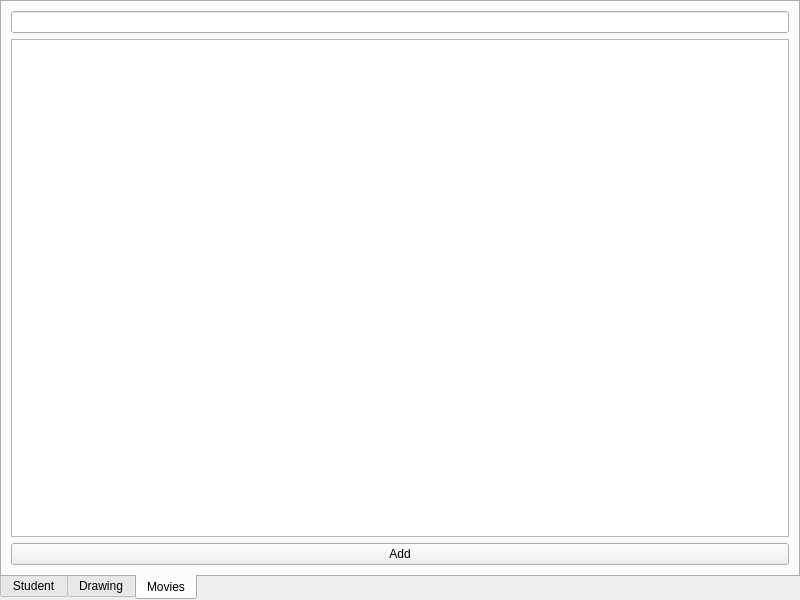
<?xml version="1.0" encoding="UTF-8"?>
<ui version="4.0">
 <class>MainWindow</class>
 <widget class="QMainWindow" name="MainWindow">
  <property name="geometry">
   <rect>
    <x>0</x>
    <y>0</y>
    <width>800</width>
    <height>600</height>
   </rect>
  </property>
  <property name="windowTitle">
   <string>MainWindow</string>
  </property>
  <widget class="QWidget" name="centralwidget">
   <layout class="QGridLayout" name="gridLayout">
    <property name="leftMargin">
     <number>0</number>
    </property>
    <property name="topMargin">
     <number>0</number>
    </property>
    <property name="rightMargin">
     <number>0</number>
    </property>
    <property name="bottomMargin">
     <number>0</number>
    </property>
    <item row="0" column="0">
     <widget class="QTabWidget" name="tabWidget">
      <property name="tabPosition">
       <enum>QTabWidget::South</enum>
      </property>
      <property name="tabShape">
       <enum>QTabWidget::Rounded</enum>
      </property>
      <property name="currentIndex">
       <number>2</number>
      </property>
      <property name="iconSize">
       <size>
        <width>128</width>
        <height>128</height>
       </size>
      </property>
      <property name="documentMode">
       <bool>false</bool>
      </property>
      <property name="movable">
       <bool>false</bool>
      </property>
      <widget class="QWidget" name="studentTab">
       <attribute name="icon">
        <iconset resource="files.qrc">
         <normaloff>:/icons/student.png</normaloff>:/icons/student.png</iconset>
       </attribute>
       <attribute name="title">
        <string>Student</string>
       </attribute>
       <layout class="QGridLayout" name="gridLayout_2">
        <item row="0" column="0">
         <widget class="QLabel" name="label">
          <property name="text">
           <string>&lt;html&gt;&lt;head/&gt;&lt;body&gt;&lt;p align=&quot;center&quot;&gt;Жуков Михайло&lt;/p&gt;&lt;p align=&quot;center&quot;&gt;Група ІП-83&lt;/p&gt;&lt;p align=&quot;center&quot;&gt;ЗК ІП-8308&lt;/p&gt;&lt;/body&gt;&lt;/html&gt;</string>
          </property>
          <property name="textFormat">
           <enum>Qt::RichText</enum>
          </property>
         </widget>
        </item>
       </layout>
      </widget>
      <widget class="DrawingViewWidget" name="drawingTab">
       <attribute name="title">
        <string>Drawing</string>
       </attribute>
      </widget>
      <widget class="QWidget" name="moviesTab">
       <attribute name="title">
        <string>Movies</string>
       </attribute>
       <layout class="QGridLayout" name="gridLayout_3">
        <item row="0" column="0">
         <widget class="QLineEdit" name="searchLine"/>
        </item>
        <item row="1" column="0">
         <widget class="ListViewWidget" name="listWidget"/>
        </item>
        <item row="2" column="0">
         <widget class="QPushButton" name="addMovieButton">
          <property name="text">
           <string>Add</string>
          </property>
         </widget>
        </item>
       </layout>
      </widget>
     </widget>
    </item>
   </layout>
  </widget>
 </widget>
 <customwidgets>
  <customwidget>
   <class>DrawingViewWidget</class>
   <extends>QWidget</extends>
   <header>drawingviewwidget.h</header>
   <container>1</container>
  </customwidget>
  <customwidget>
   <class>ListViewWidget</class>
   <extends>QListWidget</extends>
   <header>listviewwidget.h</header>
  </customwidget>
 </customwidgets>
 <resources>
  <include location="files.qrc"/>
 </resources>
 <connections/>
</ui>
